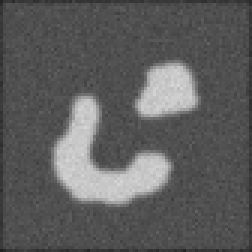
#> input picture segmentacion-snakes&levelsets/imgs/twoObj.bmp, 84 x 84 px (shown 3 times larger)
$ python main_snakes.py
#> lines starting #> are read from the running program, lines starting #| are printed output that depends on the picture
import matplotlib.pyplot as plt
import numpy as np
from PIL import Image
from skimage import filters


def onclick(event):
    contour.append([event.xdata, event.ydata])

    if event.dblclick:
        plt.close()


initial_contours = {'two': [56, 30, 15],
                    'eco': [345, 255, 50]}  # [x,y,r] where (x,y) is the center and r is the radius of a circumference
image_name = {'two': 'twoObj.bmp', 'eco': 'ECO.pgm'}
config_data = {'two': [2, 5, 15], 'eco': [3, 3, 3]}  # [num_neighbours, alpha, beta]
x_y_lims = {'two': ([20, 90], [10, 50]), 'eco': ([100, 500], [100, 400])}

# select image to use
img_key = 'eco'
img_key = 'two'

# open the selected image
path = 'imgs/'
I = Image.open(path + image_name[img_key])
#> I is the input picture: PIL image 84x84 L; min 34, max 214, mean 93.8

# convert image object to Numpy array
I = np.array(I)

# convert to float to prevent numerical issues later on
I = I.astype(float)
#> I: shape (84, 84) float64

apply_filter = False
if apply_filter:
    copy = np.copy(I)
    sigma = 0
    I = filters.gaussian(I, sigma=sigma)
    # create figure
    fig = plt.figure(figsize=(10, 7))

    # setting values to rows and column variables
    rows = 1
    columns = 2

    # Adds a subplot at the 1st position
    fig.add_subplot(rows, columns, 1)

    # showing image
    plt.imshow(copy)
    plt.title("Original")

    # Adds a subplot at the 2nd position
    fig.add_subplot(rows, columns, 2)

    # showing image
    plt.imshow(I)
    plt.title("With gaussian {}".format(sigma))

    plt.show()
gradiente = filters.sobel(I)
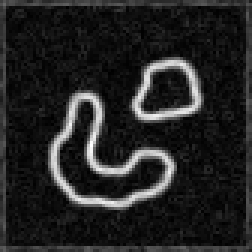
#> gradiente: shape (84, 84) float64 (shown 3 times larger); min 0, max 65.32, mean 9.2; drawn with min black and max white

# default image limits
xmin, ymin = 0, 0
ymax, xmax = I.shape[0] - 1, I.shape[1] - 1
#> ymax = 83; xmax = 83

# set image limits to crop image at visualisation stage
bLimits = True  #
if bLimits:
    xmin, xmax = x_y_lims[img_key][0]
    ymin, ymax = x_y_lims[img_key][1]

# data for initial contour
x0, y0, R = initial_contours[img_key]

# data for energy minimisation
neig, alpha, beta = config_data[img_key]

# Contour (curve) initialisation
Npoints = 21
N = Npoints + 1
Qx = np.zeros(N)
Qy = np.zeros(N)

num_points = Npoints

contour_circe = True
contour = []
manual_contour = False

if manual_contour:
    fig, ax = plt.subplots()
    cid = fig.canvas.mpl_connect('button_press_event', onclick)
    plt.imshow(I, interpolation='none', cmap='gray')
    plt.show()

    Npoints = len(contour)
    num_points = len(contour)
    N = Npoints
else:
    if contour_circe:
        for theta in np.linspace(0, 2 * np.pi, num_points, endpoint=False):
            x, y = x0 + R * np.cos(theta), y0 + R * np.sin(theta)
            contour.append([x, y])
        contour.append([0, 0])
    else:
        contour.append([40, 40])
        contour.append([45, 40])
        contour.append([50, 40])
        contour.append([55, 40])
        contour.append([60, 40])
        contour.append([65, 40])
        contour.append([70, 40])
        contour.append([70, 35])
        contour.append([70, 30])
        contour.append([70, 25])
        contour.append([70, 20])
        contour.append([70, 15])
        contour.append([65, 15])
        contour.append([60, 15])
        contour.append([55, 15])
        contour.append([50, 15])
        contour.append([45, 15])
        contour.append([40, 15])
        contour.append([40, 20])
        contour.append([40, 25])
        contour.append([40, 30])
        contour.append([40, 35])

print("contour has ", len(contour), "points")

# from list to arrays
Qx = np.array([e[0] for e in contour])
Qy = np.array([e[1] for e in contour])

# close curve
Qx[N - 1] = Qx[0]
Qy[N - 1] = Qy[0]

# print contour points
print("Countour points:")
for k in range(Qx.shape[0]):
    print(Qx[k], Qy[k])

energias = []
# evolve the curve
num_iters = 40
for it in range(num_iters):
    # display the image and the countour
    if not manual_contour:
        plt.xlim(xmin, xmax)
        plt.ylim(ymin, ymax)
    plt.imshow(I, interpolation='none', cmap='gray')
    plt.plot(Qx, Qy, marker='o', markerfacecolor='orange', linestyle='dashed')
    plt.pause(0.5)

    Rx = np.copy(Qx)
    Ry = np.copy(Qy)

    # iterate over the contour points
    for k in range(N):

        x = Qx[k]
        y = Qy[k]

        min = np.inf

        x_chosen = x
        y_chosen = y

        prev = k - 1
        next = k + 1

        if k == N - 1:
            next = 0
        if k == 0:
            prev = N - 1

        # look for local candidate points in a neighbourhood
        for i in range(-neig, neig + 1):
            for j in range(-neig, neig + 1):

                x_neig = int(x + i)
                y_neig = int(y + j)

                alphaEnergy = alpha * ((Qx[next] - x_neig) ** 2 + (Qy[next] - y_neig) ** 2)
                betaEnergy = beta * ((Qx[next] - 2 * x_neig + Qx[prev]) ** 2 + (Qy[next] - 2 * y_neig + Qy[prev]) ** 2)
                energyInt = alphaEnergy + betaEnergy

                energyExt = - (gradiente[y_neig][x_neig] ** 2)

                energy = energyInt + energyExt

                if energy < min:
                    min = energy
                    x_chosen = x_neig
                    y_chosen = y_neig

        Rx[k] = x_chosen
        Ry[k] = y_chosen

    #  Close curve
    Rx[N - 1] = Rx[0]
    Ry[N - 1] = Ry[0]

    # Update Qx y Qy
    Qx = np.copy(Rx)
    Qy = np.copy(Ry)

    energias.append(min)

    print('Iteration ', it)
#> this loop made 40 passes
#> pass 1, `plt.pause(0.5)`:
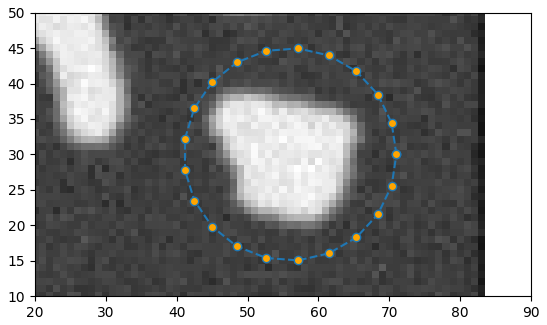
#> figure drawn by matplotlib, 1 panel
#> after the loop, energias = 40 values, max 139.8 at index 2, min -3037.2 at index 8, mean -2687.7

ks = np.arange(1, num_iters + 1, 1)

plt.close()
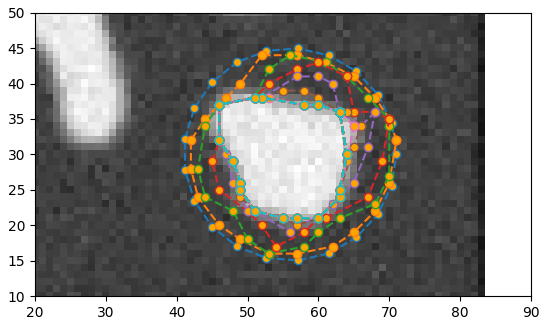
#> figure drawn by matplotlib, 1 panel
plt.plot(ks, energias)
plt.show()
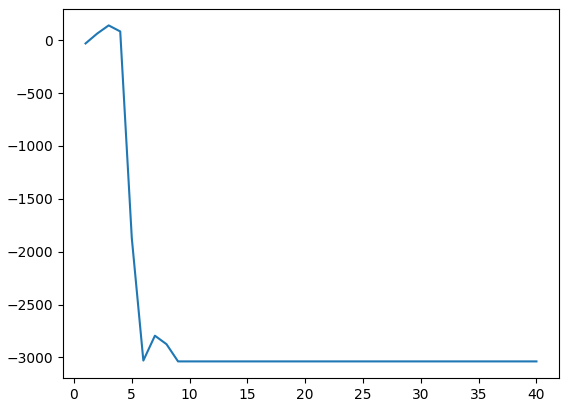
#> figure drawn by matplotlib, 1 panel; curve peaks at x = 3, y = 139.8
